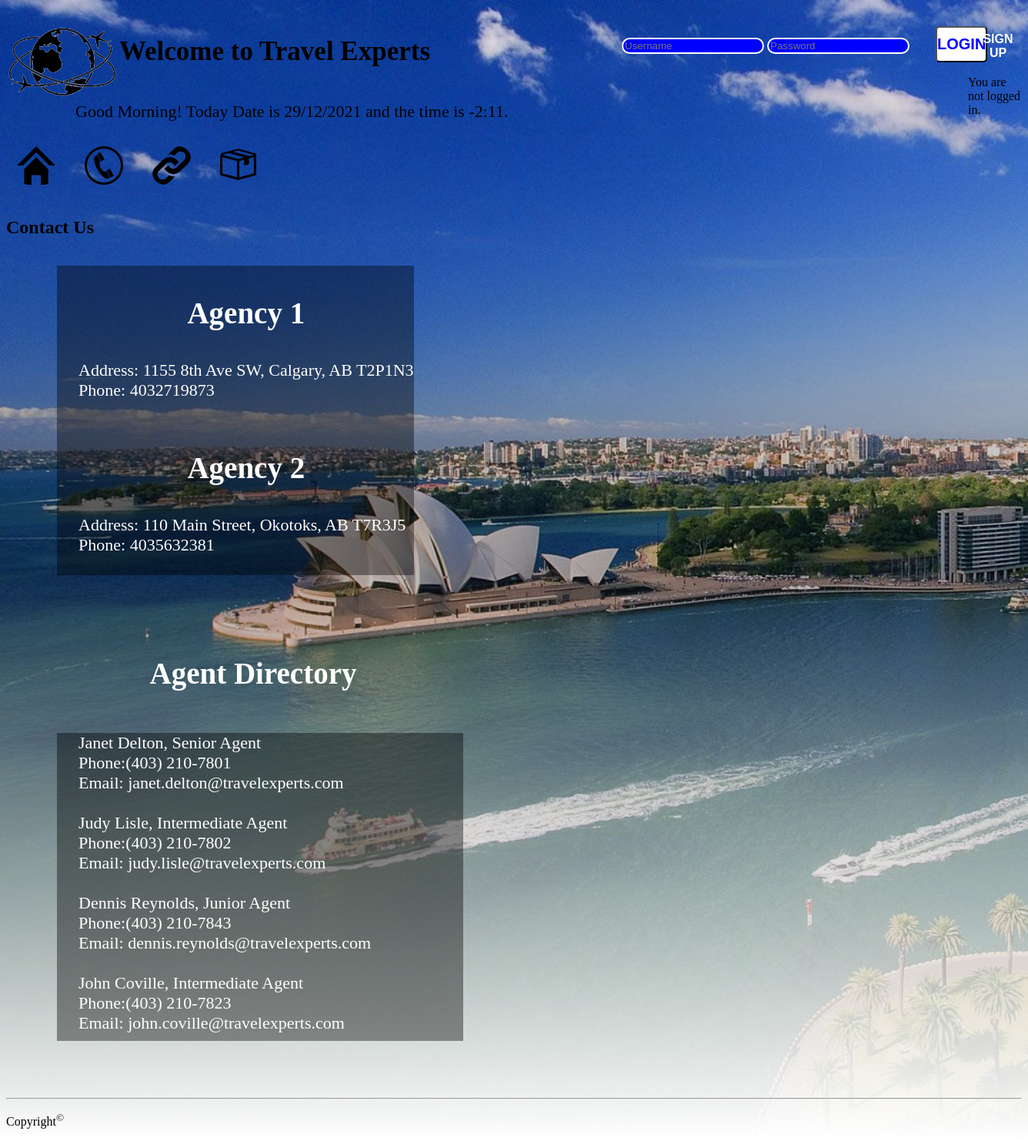
The page /contact.php on the database its author committed.
### tables this page shows
CREATE TABLE `agencies` (
  `AgencyId` int(11) NOT NULL,
  `AgncyAddress` varchar(50) DEFAULT NULL,
  `AgncyCity` varchar(50) DEFAULT NULL,
  `AgncyProv` varchar(50) DEFAULT NULL,
  `AgncyPostal` varchar(50) DEFAULT NULL,
  `AgncyCountry` varchar(50) DEFAULT NULL,
  `AgncyPhone` varchar(50) DEFAULT NULL,
  `AgncyFax` varchar(50) DEFAULT NULL
);

CREATE TABLE `agents` (
  `AgentId` int(11) NOT NULL,
  `AgtFirstName` varchar(20) DEFAULT NULL,
  `AgtMiddleInitial` varchar(5) DEFAULT NULL,
  `AgtLastName` varchar(20) DEFAULT NULL,
  `AgtBusPhone` varchar(20) DEFAULT NULL,
  `AgtEmail` varchar(50) DEFAULT NULL,
  `AgtPosition` varchar(20) DEFAULT NULL,
  `AgencyId` int(11) DEFAULT NULL
);

### Includes/contact.inc.php (the view, shortened to what this page needs)
<?php
	include ("dbconnect.php");
	$sql = "SELECT AgncyAddress, AgncyCity, AgncyProv, AgncyPostal, AgncyPhone FROM agencies";
	$result = $dbh->query($sql);
	if ($result->num_rows > 0 )
	{
		echo'<div class="agentdata">';
		$counter = 1;
		while($row = $result->fetch_assoc())
		{
			echo "<h3>Agency " . $counter . "</h3>Address: " . $row["AgncyAddress"] . ", " . $row["AgncyCity"] . ", " . $row["AgncyProv"] . " " . $row["AgncyPostal"] . "<br>Phone: " . $row["AgncyPhone"] . "<br><br>";
			$counter++;
		}
		echo'</div>';
		echo '
			<div class="mapouter">
					<iframe width="600" height="500" id="gmap_canvas" src="https://maps.google.com/maps?q=1155%208th%20Ave%20SW&t=&z=13&ie=UTF8&iwloc=&output=embed" frameborder="0" scrolling="no" marginheight="0" marginwidth="0"></iframe>
					<a href="https://www.yellowrocketagency.com"></a>
				</div><style>.mapouter{position:relative;text-align:right;height:500px;width:600px;}.gmap_canvas {overflow:hidden;background:none!important;height:500px;width:600px;}</style>
			</div>';
	}
	else
	{
		echo("0 Results");
		Return false;
	}
	$sql2 = "SELECT AgtFirstName, AgtLastName, AgtBusPhone, AgtEmail, AgtPosition FROM agents";
	$result2 = $dbh->query($sql2);
	if ($result2->num_rows > 0 )
	{
		echo "<h3>Agent Directory</h3>";
		echo'<div class="agencyaddress">';
		while($row = $result2->fetch_assoc())
		{
			echo $row["AgtFirstName"] . " " . $row["AgtLastName"] . ", " . $row["AgtPosition"] . "<br> Phone:" . $row["AgtBusPhone"] . "<br> Email: " . $row["AgtEmail"] . "<br><br>";
		}
		echo'</div>';
	}
	else
	{
		echo("0 Results");
		Return false;
	}

### contact.php (shortened to what this page needs)
<body onload="displayPhotoTable()">
		<?php
			include("header.php");
		?>
		<?php
			include("menu.php");
		?>
		<main>
			<h2>Contact Us</h2>
			<div>
			<?php
				include("Includes/contact.inc.php");
			?>
		</main>
		<?php
			include("footer.php");
		?>
</body>
</html>

### header.php (shortened to what this page needs)
<!DOCTYPE html>
<html>
	<head>
		<link rel= "stylesheet" type="text/css" href="css/index.css">
	</head>
<header>
	<table>
		<tr>
			<td><img src="images/logo.png" alt="Logo" style="width:140px; height:100px;"/>
			<td><h1 style= "color:black; text-align:center;"> Welcome to Travel Experts </h1></td>
		</tr><br>
	</table>
	<div class="division">
	<?php
		$day=localtime()[3];
		$month=localtime()[4]+1;
		$year=localtime()[5]+1900;
		$hour=localtime()[2]-8;
		$minute=localtime()[1];
		if($hour<11)
		{
			echo'Good Morning! ';
		}
		elseif($hour<13)
		{
			echo'Good Day! ';
		}
		elseif($hour<17)
		{
			echo'Good Afternoon! ';
		}
		else
		{
			echo'Good Night! ';
		}
		echo 'Today Date is ' . $day . '/' . $month . '/' . $year . ' and the time is ' . $hour . ':' . $minute . '.';
	?></div>
	<br><br>
	<div class="location">
	<?php
		if(isset($_SESSION['userId'])) {
			echo'<form action="Includes/logout.inc.php" method="POST">
					<button tupe="submit" name="logout-submit">Logout</button>
				</form>';
		}
		else {
			echo'<form action="Includes/login.inc.php" method="POST" >
					<input type="text" name="username" placeholder="Username">
					<input type="password" name="password" placeholder="Password">
					<button class="btn" tupe="submit" name="login-submit">Login</button>
				</form></div>
			<div class="relation">	<a href="signup.php">Sign Up</a>';
		}
		if(isset($_SESSION['userId'])) {
			echo '<p> You are logged in.</p>';
		}
		else {
			echo '<p> You are not logged in.</p>';
		}
	?>
</div>
 <br>
</header>

### menu.php (shortened to what this page needs)
<nav>
	<ul>
		<li><a href="index.php"><img src="Images/home.png" class="menu" width="50" height="50" title="Home" alt="Home"></a></li>
		<li><a href="contact.php"><img src="Images/contact.svg" class="menu" width="50" height="50" title="Contact" alt="Contact"></a></li>
		<li><a href="links.php"><img src="Images/link.svg" class="menu" width="50" height="50" title="Links" alt="Links"></a></li>
		<li><a href="vacationpackage.php"><img src="Images/package.png" class="menu" width="50" height="50" title="Vacation Packages" alt="Packages"></a></li>
	</ul>
</nav><br>

### footer.php
<footer>
	<hr>
	<p>Copyright<sup>&copy;</sup></p>
</footer>

### CSS/index.css (style rules this page uses)
html { background-repeat: no-repeat; background-size: cover; width: 100%; min-height: 100%; }
body { background-image:linear-gradient(rgba(0,0,0,0),rgba(0,0,0,.25),rgba(255,255,255,1)),url("../images/travel-background-wallpaper.jpg"); background-repeat: none; background-size: cover; }
h1 { font-family: "Copperplate Gothic Light"; font-size: 35px; font-style: normal; font-variant: normal; font-weight: 700; line-height: 38.5px; }
img { border-radius: 16px; }
ul { list-style-type: none; margin: 0; padding: 0; overflow: hidden; }
li { float: left; }
a:link, a:visited { display: block; width: 50px; margin-left: 10px; margin-right: 20px; font-weight: bold; color: #FFFFFF; background-color; #98bf21; text-align: center; padding: 4px; text-decoration: none; text-transform: uppercase; }
.mapouter { display: inline-block; }
.location { margin-left: 800px; margin-top: -160px; overflow: hidden; }
.location input[type="text"],.location input[type="password"] { border:0; background:blue; border:2px solid white; outline:none; color:black; border-radius: 24px; transition: 0.25s; }
.btn { margin:0 30px; background:white; color:blue; font-size:1.25em; padding:10px 0; text-align: center; text-transform: uppercase; font-weight:bold; border-radius:5px; cursor:pointer; }
p { font-family: cursive; }
.division { font-family:cursive; color:black; margin-left: 90px; font-size: 22px; }
.agentdata { font-family: 'Arapey', serif; font-size:22px; margin:66px; padding-left:28px; margin-top: 16px; color:white; background-color:rgba(0,0,0,0.4); display:inline-block; }
.mapouter { float:right; margin:39px; }
.agencyaddress { font-family: 'Arapey', serif; font-size:22px; margin:66px; padding-left:28px; margin-top: 16px; color:white; background-color:rgba(0,0,0,0.4); display:inline-block; }
div.agencyaddress { width: 500px; height: 400px; overflow: scroll; }
.relation { margin-left: 1250px; margin-top:-59px; font-family:'Railway',sans-serif; }
.mapouter { float:right; }
h3 { font-family: 'Arapey', serif; font-size:39px; text-align: center; color:white; }

### Includes/contact.inc.php (style rules this page uses)
.mapouter { position:relative;text-align:right;height:500px;width:600px; }

### rows shown on the page
agencies: AgncyAddress "1155 8th Ave SW", AgncyCity "Calgary", AgncyProv "AB", AgncyPostal "T2P1N3", AgncyPhone "4032719873"
agencies: AgncyAddress "110 Main Street", AgncyCity "Okotoks", AgncyProv "AB", AgncyPostal "T7R3J5", AgncyPhone "4035632381"
agents: AgtFirstName "Janet", AgtLastName "Delton", AgtPosition "Senior Agent", AgtBusPhone "(403) 210-7801", AgtEmail "janet.delton@travelexperts.com"
agents: AgtFirstName "Judy", AgtLastName "Lisle", AgtPosition "Intermediate Agent", AgtBusPhone "(403) 210-7802", AgtEmail "judy.lisle@travelexperts.com"
agents: AgtFirstName "Dennis", AgtLastName "Reynolds", AgtPosition "Junior Agent", AgtBusPhone "(403) 210-7843", AgtEmail "dennis.reynolds@travelexperts.com"
agents: AgtFirstName "John", AgtLastName "Coville", AgtPosition "Intermediate Agent", AgtBusPhone "(403) 210-7823", AgtEmail "john.coville@travelexperts.com"

### other values the page prints
$day "29"
$month "12"
$year "2021"
$hour "-2"
$minute "11"
